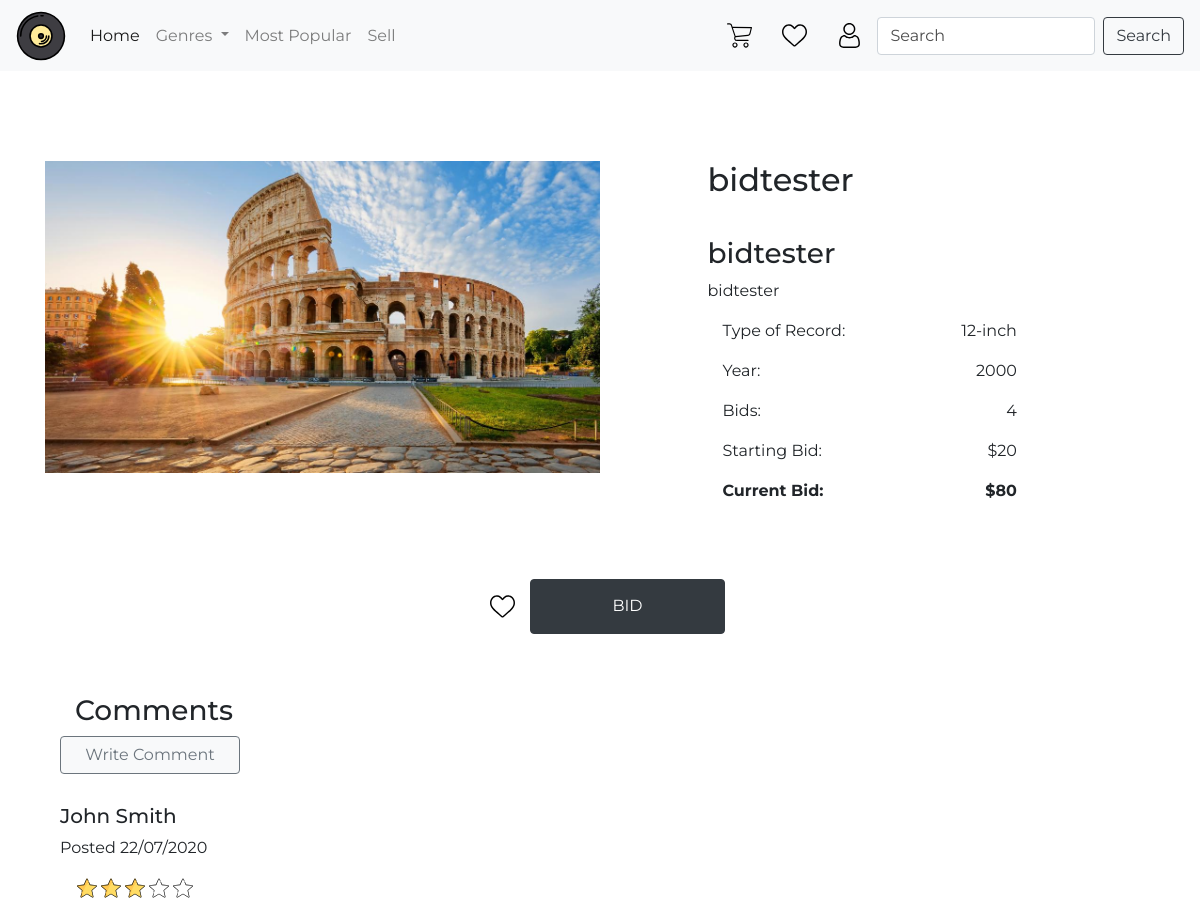
/item/26 (upper part), run on an earlier commit of the app's database.
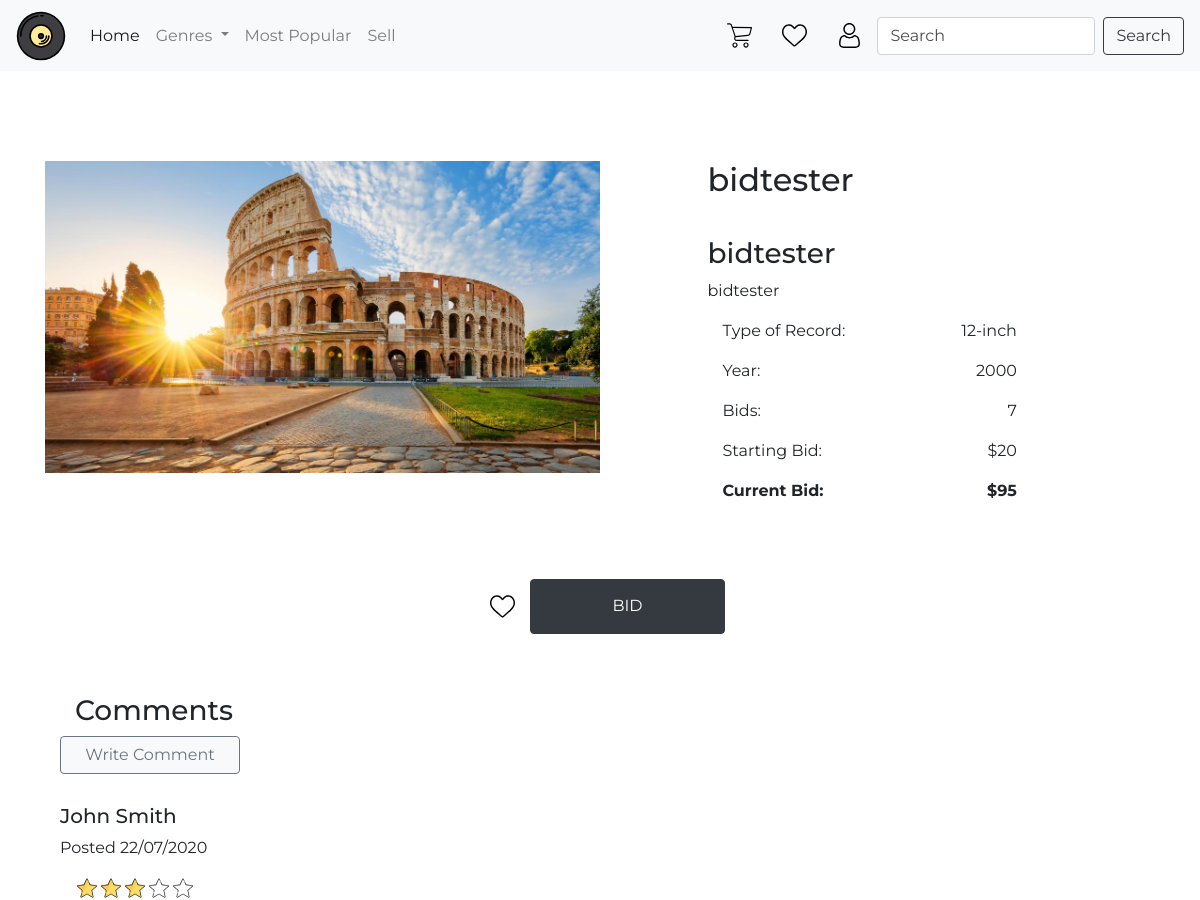
And on a later commit of the database.
### auction/models.py (models this page shows, shortened)
class Item(db.Model):
    __tablename__ = 'items'
    id = db.Column(db.Integer, primary_key=True)
    name = db.Column(db.String(100), index=True, nullable=False)
    description = db.Column(db.String(200), nullable=False)
    artist = db.Column(db.String(100), index=True, nullable=False)
    genre = db.Column(db.String(80), index=True, nullable=False)
    year = db.Column(db.Integer, nullable=False)
    designation = db.Column(db.String(80), nullable=False)
    image = db.Column(db.String(400), nullable=False)
    starting_value = db.Column(db.Integer, nullable=False)
    current_value = db.Column(db.Integer, nullable=False)
    bid_number = db.Column(db.Integer, nullable=True)
    status = db.Column(db.String(80), index=True, nullable=False)
    user_id = db.Column(db.Integer, db.ForeignKey('users.id'))
    date_posted = db.Column(db.String, nullable=False)
    watchlists = db.relationship('Watchlist', backref='items')
    bids = db.relationship('Bid', backref='items')

### auction/auth.py (the view)
@bp2.route("/<id>")
def show(id):
    form = BidForm()
    details = Item.query.filter_by(id=id).first()
    return render_template('item_details.html', details=details, form=form)

### auction/forms.py
class BidForm(FlaskForm):
    value = IntegerField("Enter Bid Amount:", validators=[NumberRange(min=20), InputRequired
                                                    ("Please bid higher than the current bid")])
    submit = SubmitField("Bid")

### auction/templates/item_details.html (shortened to what this page needs)
{% extends 'base.html' %}
{% import "bootstrap/wtf.html" as wtf %}
{% block content %}
<div class="row def-padding space-between">
    <div class="col-lg-6 col-xs-12 top-btm-padding">
        <img class="img-fluid" src={{details.image}} alt="Record Image">
    </div>
    <div class="col-lg-5 col-xs-12 col-sm-12 col-md-12">
        <h2 class="top-btm-padding">{{details.name}}</h2>
        <h3>{{details.artist}}</h3>
        <p class="card-text">{{details.description}}</p>
        <div class="space-between col-lg-9 col-md-10 col-sm-12">
            <p>Type of Record: </p>
            <p>{{details.designation}}</p>
        </div>
        <div class="space-between col-lg-9 col-md-10 col-sm-12">
            <p>Year: </p>
            <p>{{details.year}}</p>
        </div>
        <div class="space-between col-lg-9 col-md-10 col-sm-12">
            <p>Bids: </p>
            <p>{{details.bid_number}}</p>
        </div>
        <div class="space-between col-lg-9 col-md-10 col-sm-12">
            <p>Starting Bid: </p>
            <p>${{details.starting_value}}</p>
        </div>
        <div class="space-between col-lg-9 col-md-10 col-sm-12 font-weight-bold">
            <p>Current Bid: </p>
            <p>${{details.current_value}}</p>
        </div>
    </div>
</div>
<div class="col-12 justify-center space-between">
    <a class="backgr-default icon-default" href="watchlist" id="watchlist-nav-link"></a>
    <button type="button" class="btn btn-dark col-lg-2 col-md-2 col-sm-10 col-xs-10" data-toggle="modal"
        data-target="#bidModal">BID</a>
</div>
<div class="col-12  def-padding ">
    <h3 class="col-12">Comments</h3>
    <a href="item_details" data-toggle="modal" data-target="#reviewModal"
        class="btn btn-light btn-outline-secondary col-lg-2 col-md-2 col-sm-10 col-xs-10">Write Comment</a>
    <div class="col-12  btm-border top-btm-padding">
        <div class="row">
            <h5 class="col-lg-12 col-sm-12 col-xs-12 ">John Smith</h5>
            <p class="col-lg- col-sm-12 col-xs-12 ">Posted 22/07/2020</p>
        </div>
        <div class="col-12 d-flex">
            <div class="stars star-filled "></div>
            <div class="stars star-filled"></div>
            <div class="stars star-filled"></div>
            <div class="stars star-outline"></div>
            <div class="stars star-outline"></div>
        </div>
    </div>
</div>
{% endblock %}

### auction/templates/base.html (shortened to what this page needs)
<!doctype html>
<html lang="en">
<head>
    <link rel="stylesheet" href="https://stackpath.bootstrapcdn.com/bootstrap/4.5.2/css/bootstrap.min.css"
>
    <link rel="stylesheet" href="../static/styles/style.css">
</head>
<body>
    <nav class="navbar navbar-expand-lg navbar-light bg-light col-12">
        <a class="navbar-brand backgr-default" href="/"></a>
        <div class="collapse navbar-collapse" id="navbarSupportedContent">
            <ul class="navbar-nav mr-auto d-flex">
                <li class="nav-item active">
                    <a class="nav-link" href="/">Home <span class="sr-only">(current)</span></a>
                </li>
                <li class="nav-item dropdown">
                    <a class="nav-link dropdown-toggle" href="#" id="navbarDropdown" role="button"
                        data-toggle="dropdown" aria-haspopup="true" aria-expanded="false">
                        Genres
                    </a>
                </li>
                <li class="nav-item">
                    <a class="nav-link" href="/items/mostpopular">Most Popular</a>
                </li>
                <li class="nav-item">
                    <a class="nav-link" href="sell">Sell</a>
                </li>
            </ul>
            <form class="form-inline my-2 my-lg-0">
                <a class="backgr-default icon-default" href="#" id="cart-nav-link"></a>
                <a class="backgr-default icon-default" href="watchlist" id="watchlist-nav-link"></a>
                <a class="backgr-default icon-default" data-toggle="modal" data-target="#staticBackdrop"
                    id="profile-nav-link"></a>
                <input class="form-control mr-sm-2" type="search" placeholder="Search" aria-label="Search">
                <button class="btn btn-outline-dark my-2 my-sm-0" type="submit">Search</button>
            </form>
        </div>
    </nav>
    {% block content %}
    {% endblock %}
</body>
</html>

### auction/static/styles/style.css (style rules this page uses)
* { font-family: Montserrat; }
a { color: initial; }
.backgr-default { background-size: 100%; background-repeat: no-repeat; }
.icon-default { width: 25px; height: 25px; margin: 15px; }
.stars { width: 20px; height: 20px; margin: 2px; }
.star-filled { background-image: url("../images/star-filled.svg"); }
.star-outline { background-image: url("../images/star.svg"); }
.def-padding { padding: 60px; }
.top-btm-padding { padding: 30px 0 30px 0; }
.btm-border { border-bottom: 1px solid grey; }
.navbar-brand { background-image: url("../images/vinyl.svg"); width: 50px; height: 50px; }
.space-between { display: flex; justify-content: space-between; }
.justify-center { display: flex; justify-content: center; }
#cart-nav-link { background-image: url("../images/shopping-cart.svg"); }
#watchlist-nav-link { background-image: url("../images/heart.svg"); }
#profile-nav-link { background-image: url("../images/user.svg"); }
::placeholder { color: rgba(0,0,0,0.7) !important; opacity: 1; }

What changed in the data, as far as the page shows it:
changed Item "bidtester": bid_number "4" → "7"; current_value "80" → "95"
